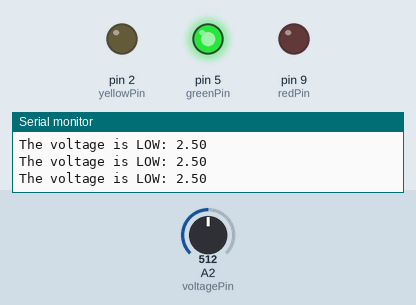
This sketch was run on a simulated Arduino Mega 2560, built with avr-gcc and run on an emulated ATmega2560. On the bench: output pins drawn as LEDs (lit = HIGH), the last lines printed to the serial monitor. The test bench sets the inputs (shaded band); at power-on: A2 (voltagePin) = 512.

Above: at 1.3 s.
1.4 s: A2 (voltagePin) set to 596
2.9 s: A2 (voltagePin) set to 632
At 4.0 s:
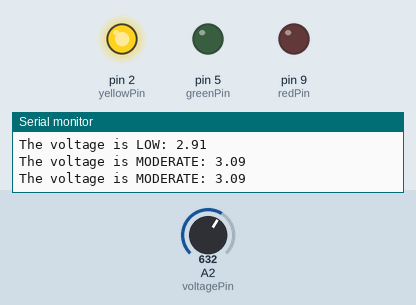
4.5 s: A2 (voltagePin) set to 801
6.0 s: A2 (voltagePin) set to 829
At 6.4 s:
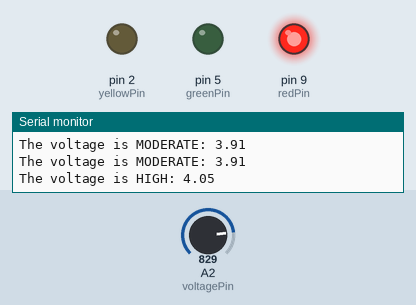
7.5 s: A2 (voltagePin) set to 716
At 8.7 s:
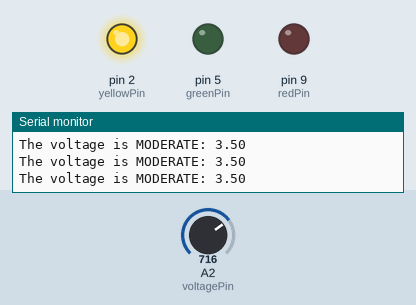
9.0 s: A2 (voltagePin) set to 900
At 10.0 s:
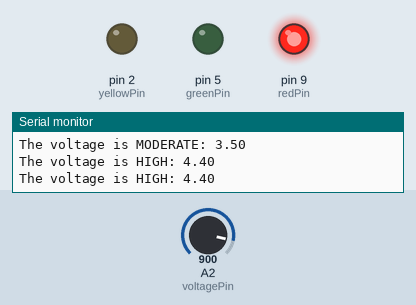
Timing chart, 0 to 11.5 s (numbered marks = the images above; inputs shaded):
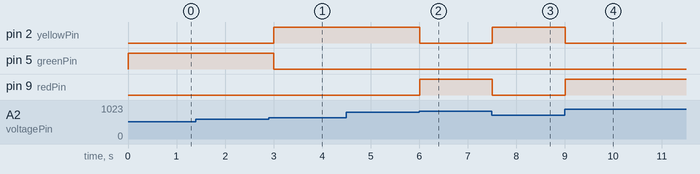

Measured:
- the behaviour switches between 613 and 614 on A2 (voltagePin) (found by bisection; images 0 and 1)
- the behaviour switches between 818 and 819 on A2 (voltagePin) (found by bisection; images 1 and 2)
- after the input at 2.9 s, pin 2 (yellowPin): LOW → HIGH after 0.10 s; pin 5 (greenPin): HIGH → LOW after 0.10 s
- after the input at 6.0 s, pin 2 (yellowPin): HIGH → LOW at once; pin 9 (redPin): LOW → HIGH at once
- after the input at 7.5 s, pin 2 (yellowPin): LOW → HIGH at once; pin 9 (redPin): HIGH → LOW at once
- after the input at 9.0 s, pin 2 (yellowPin): HIGH → LOW at once; pin 9 (redPin): LOW → HIGH at once

The sketch:

volt_measurer.ino
```cpp
// Siddharth Sivakumar
// June 28, 2026
// Arduino MEGA
// The purpose of this program

int voltagePin = A2;
int redPin = 9;
int yellowPin = 2;
int greenPin = 5;

float voltage = 0;
int volt10bit = 0;
int delayTime = 500;

void setup() {
  pinMode(voltagePin, INPUT);
  pinMode(redPin, OUTPUT);
  pinMode(yellowPin, OUTPUT);
  pinMode(greenPin, OUTPUT);
  Serial.begin(9600);
}

void loop() {
  volt10bit = analogRead(voltagePin);
  voltage = (5.0/1023.0) * volt10bit;
  if (voltage<=3) {
    digitalWrite(greenPin, HIGH);
    digitalWrite(yellowPin, LOW);
    digitalWrite(redPin, LOW);

    Serial.print("The voltage is LOW: ");
  } else if (voltage<=4) {
    digitalWrite(yellowPin, HIGH);
    digitalWrite(greenPin, LOW);
    digitalWrite(redPin, LOW);

    Serial.print("The voltage is MODERATE: ");
  } else {
    digitalWrite(redPin, HIGH);
    digitalWrite(greenPin, LOW);
    digitalWrite(yellowPin, LOW);

    Serial.print("The voltage is HIGH: ");
  }

  Serial.println(voltage);
  delay(delayTime);
}
```
